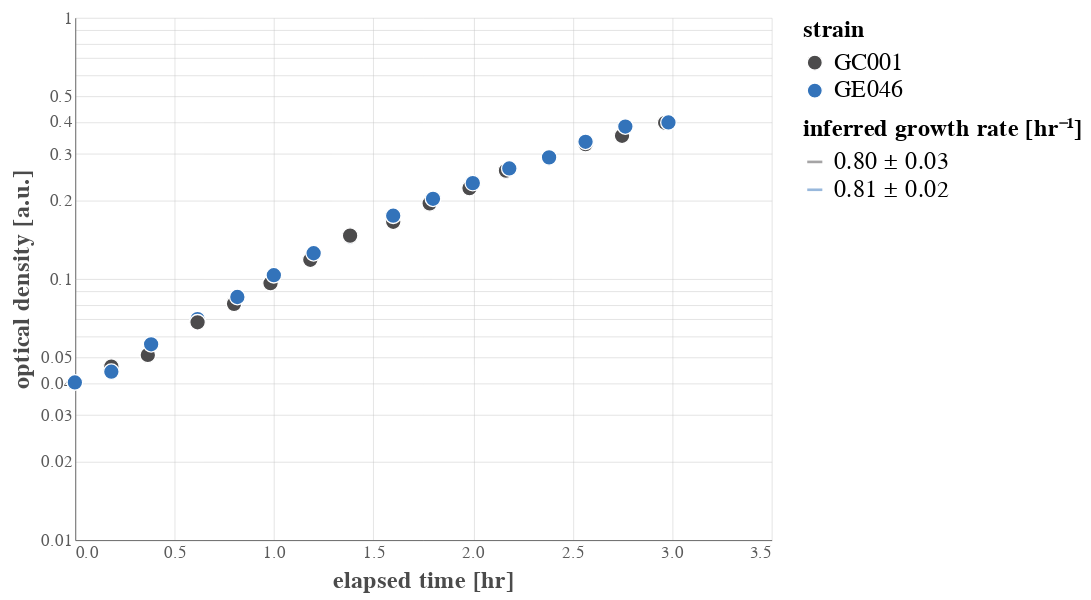

Here is the notebook cell this chart was saved with:
### Code cell
# Load and clean the data
jan20_r2 = pd.read_csv('../../data/2021-01-20_r2_GE046_GC001_growth.csv')

#Drop the first time point because it is weird
jan20_r2 = jan20_r2[(jan20_r2['od_600nm'] >= 0.04)]
jan20_r2['elapsed_time_min'] -= jan20_r2['elapsed_time_min'].min()
jan20_r2['elapsed_time_hr'] = jan20_r2['elapsed_time_min'].values / 60

# Plot!
base = alt.Chart(jan20_r2).encode(
        x=alt.X(field='elapsed_time_hr', type='quantitative', title='elapsed time [hr]'),
        y=alt.Y(field='od_600nm', type='quantitative', title='optical density [a.u.]',
                scale=alt.Scale(type='log')),
        color=alt.Color(field='strain', type='nominal', title='strain'))
#         shape=alt.Shape(field='strain', type='nominal', title='strain'))

jan20_point = base.mark_point(size=80)
    
    
# Compute the fits and plot on top.
time = np.linspace(0, 3.5, 300)
fit_stats = pd.DataFrame([])
fit_dfs = []
for g, d in jan20_r2.groupby(['strain']):
    slope, inter, _, _, se = scipy.stats.linregress(d['elapsed_time_hr'].values, 
                                                    np.log(d['od_600nm'].values))
    fit_stats = fit_stats.append({'strain':g, 'intercept': inter, 'slope':slope, 'sem':se},
                            ignore_index=True)
              
    # Compute the fit over elapsed time
    fit = inter + slope * time
    _df = pd.DataFrame(np.array([time, np.exp(fit)]).T, columns=['elapsed_time_hr', 'od_600'])
    _df['strain'] = g
    _df['growth_rate'] = f'{slope:0.2f} ± {se:0.2f}'
    fit_dfs.append(_df)
    print(f"Strain {g}: λ = {slope:0.2f} ± {se:0.2f} hr^-1")
fit_df = pd.concat(fit_dfs)


fit_base = alt.Chart(fit_df).encode(
            x=alt.X(field='elapsed_time_hr', type='quantitative', title='elapsed time [hr]'),
            y=alt.Y(field='od_600', type='quantitative', title='optical density [a.u.]',
                    scale=alt.Scale(type='log')),
            color=alt.Color(field='growth_rat', type='nominal',
                            scale=alt.Scale(domain=fit_df['growth_rate'].unique(),
                                            range=palette[:3]),
                            title='inferred growth rate [hr\u207B\u00b9]'))

fit_plot = fit_base.mark_line(size=2, opacity=0.5)
layer = alt.layer(jan20_point, fit_plot).resolve_scale(color='independent')
layer
# layer.save('/Users/gchure/Desktop/2020-01-20_strain_growth.png')

### Figure 1 — Vega-Lite specification as saved in the notebook (floating-point values rounded to 4 significant figures; data arrays with more than 128 entries replaced by an {"elided": "..."} marker saying what was removed)
{"config": {"background": "white", "group": {"fill": "white"}, "view": {"strokeWidth": 0, "height": 300, "width": 400, "fill": "#ffffff"}, "point": {"size": 40, "filled": true, "opacity": 1, "strokeWidth": 0.75, "stroke": "#FFFFFF"}, "square": {"size": 40, "filled": true, "opacity": 1, "strokeWidth": 0.75, "stroke": "#FFFFFF"}, "circle": {"size": 40, "filled": true, "opacity": 1, "strokeWidth": 0.75, "stroke": "#FFFFFF"}, "line": {"size": 1}, "axis": {"domainColor": "#5b5b5b", "domainWidth": 0.5, "labelColor": "#5b5b5b", "labelFontSize": 10, "labelFont": "Nunito", "titleFont": "Nunito", "titleFontWeight": 700, "titleFontSize": 14, "titleColor": "#4b4b4b", "X": {"titleAnchor": "end"}, "Y": {"titleAnchor": "start"}, "grid": true, "gridColor": "#c1c1c1", "gridWidth": 0.25, "ticks": false}, "range": {"category": ["#4c4b4c", "#3373ba", "#5cb75b", "#d8534f", "#8066ad", "#f0ad4d"]}, "legend": {"labelFontSize": 14, "labelFont": "Nunito", "titleFont": "Nunito", "titleFontSize": 14, "titleFontWeight": 700, "titleFontColor": "#44b4b4b", "symbolSize": 75}, "title": {"font": "Nunito", "fontWeight": 700, "fontSize": 14, "fontColor": "#4b4b4b", "anchor": "start"}}, "layer": [{"data": {"name": "data-c78c751be0d23344d4882f2bedef53e8"}, "mark": {"type": "point", "size": 80}, "encoding": {"color": {"type": "nominal", "field": "strain", "title": "strain"}, "x": {"type": "quantitative", "field": "elapsed_time_hr", "title": "elapsed time [hr]"}, "y": {"type": "quantitative", "field": "od_600nm", "scale": {"type": "log"}, "title": "optical density [a.u.]"}}}, {"data": {"name": "data-43dffd28c32186da9efac0b0689d87c3"}, "mark": {"type": "line", "opacity": 0.5, "size": 2}, "encoding": {"color": {"type": "nominal", "field": "growth_rat", "scale": {"domain": ["0.80 ± 0.03", "0.81 ± 0.02"], "range": ["#4c4b4c", "#3373ba", "#5cb75b"]}, "title": "inferred growth rate [hr⁻¹]"}, "x": {"type": "quantitative", "field": "elapsed_time_hr", "title": "elapsed time [hr]"}, "y": {"type": "quantitative", "field": "od_600", "scale": {"type": "log"}, "title": "optical density [a.u.]"}}}], "resolve": {"scale": {"color": "independent"}}, "$schema": "https://vega.github.io/schema/vega-lite/v4.8.1.json", "datasets": {"data-c78c751be0d23344d4882f2bedef53e8": [{"clock_time": "15:34", "elapsed_time_min": 0, "strain": "GE046", "od_600nm": 0.04, "carbon_source": "glucose", "date": "2021-01-20", "tube_size": "20 mL", "elapsed_time_hr": 0.0}, {"clock_time": "15:45", "elapsed_time_min": 11, "strain": "GC001", "od_600nm": 0.046, "carbon_source": "glucose", "date": "2021-01-20", "tube_size": "20 mL", "elapsed_time_hr": 0.1833}, {"clock_time": "15:45", "elapsed_time_min": 11, "strain": "GE046", "od_600nm": 0.044, "carbon_source": "glucose", "date": "2021-01-20", "tube_size": "20 mL", "elapsed_time_hr": 0.1833}, {"clock_time": "15:56", "elapsed_time_min": 22, "strain": "GC001", "od_600nm": 0.051, "carbon_source": "glucose", "date": "2021-01-20", "tube_size": "20 mL", "elapsed_time_hr": 0.3667}, {"clock_time": "15:57", "elapsed_time_min": 23, "strain": "GE046", "od_600nm": 0.056, "carbon_source": "glucose", "date": "2021-01-20", "tube_size": "20 mL", "elapsed_time_hr": 0.3833}, {"clock_time": "16:11", "elapsed_time_min": 37, "strain": "GE046", "od_600nm": 0.07, "carbon_source": "glucose", "date": "2021-01-20", "tube_size": "20 mL", "elapsed_time_hr": 0.6167}, {"clock_time": "16:11", "elapsed_time_min": 37, "strain": "GC001", "od_600nm": 0.068, "carbon_source": "glucose", "date": "2021-01-20", "tube_size": "20 mL", "elapsed_time_hr": 0.6167}, {"clock_time": "16:22", "elapsed_time_min": 48, "strain": "GC001", "od_600nm": 0.08, "carbon_source": "glucose", "date": "2021-01-20", "tube_size": "20 mL", "elapsed_time_hr": 0.8}, {"clock_time": "16:23", "elapsed_time_min": 49, "strain": "GE046", "od_600nm": 0.085, "carbon_source": "glucose", "date": "2021-01-20", "tube_size": "20 mL", "elapsed_time_hr": 0.8167}, {"clock_time": "16:33", "elapsed_time_min": 59, "strain": "GC001", "od_600nm": 0.096, "carbon_source": "glucose", "date": "2021-01-20", "tube_size": "20 mL", "elapsed_time_hr": 0.9833}, {"clock_time": "16:34", "elapsed_time_min": 60, "strain": "GE046", "od_600nm": 0.103, "carbon_source": "glucose", "date": "2021-01-20", "tube_size": "20 mL", "elapsed_time_hr": 1.0}, {"clock_time": "16:45", "elapsed_time_min": 71, "strain": "GC001", "od_600nm": 0.118, "carbon_source": "glucose", "date": "2021-01-20", "tube_size": "20 mL", "elapsed_time_hr": 1.183}, {"clock_time": "16:46", "elapsed_time_min": 72, "strain": "GE046", "od_600nm": 0.125, "carbon_source": "glucose", "date": "2021-01-20", "tube_size": "20 mL", "elapsed_time_hr": 1.2}, {"clock_time": "16:57", "elapsed_time_min": 83, "strain": "GE046", "od_600nm": 0.145, "carbon_source": "glucose", "date": "2021-01-20", "tube_size": "20 mL", "elapsed_time_hr": 1.383}, {"clock_time": "16:57", "elapsed_time_min": 83, "strain": "GC001", "od_600nm": 0.146, "carbon_source": "glucose", "date": "2021-01-20", "tube_size": "20 mL", "elapsed_time_hr": 1.383}, {"clock_time": "17:09", "elapsed_time_min": 96, "strain": "GC001", "od_600nm": 0.165, "carbon_source": "glucose", "date": "2021-01-20", "tube_size": "20 mL", "elapsed_time_hr": 1.6}, {"clock_time": "17:09", "elapsed_time_min": 96, "strain": "GE046", "od_600nm": 0.174, "carbon_source": "glucose", "date": "2021-01-20", "tube_size": "20 mL", "elapsed_time_hr": 1.6}, {"clock_time": "17:20", "elapsed_time_min": 107, "strain": "GC001", "od_600nm": 0.194, "carbon_source": "glucose", "date": "2021-01-20", "tube_size": "20 mL", "elapsed_time_hr": 1.783}, {"clock_time": "17:21", "elapsed_time_min": 108, "strain": "GE046", "od_600nm": 0.202, "carbon_source": "glucose", "date": "2021-01-20", "tube_size": "20 mL", "elapsed_time_hr": 1.8}, {"clock_time": "17:32", "elapsed_time_min": 119, "strain": "GC001", "od_600nm": 0.222, "carbon_source": "glucose", "date": "2021-01-20", "tube_size": "20 mL", "elapsed_time_hr": 1.983}, {"clock_time": "17:33", "elapsed_time_min": 120, "strain": "GE046", "od_600nm": 0.232, "carbon_source": "glucose", "date": "2021-01-20", "tube_size": "20 mL", "elapsed_time_hr": 2.0}, {"clock_time": "17:43", "elapsed_time_min": 130, "strain": "GC001", "od_600nm": 0.259, "carbon_source": "glucose", "date": "2021-01-20", "tube_size": "20 mL", "elapsed_time_hr": 2.167}, {"clock_time": "17:44", "elapsed_time_min": 131, "strain": "GE046", "od_600nm": 0.264, "carbon_source": "glucose", "date": "2021-01-20", "tube_size": "20 mL", "elapsed_time_hr": 2.183}, {"clock_time": "17:56", "elapsed_time_min": 143, "strain": "GC001", "od_600nm": 0.291, "carbon_source": "glucose", "date": "2021-01-20", "tube_size": "20 mL", "elapsed_time_hr": 2.383}, {"clock_time": "17:56", "elapsed_time_min": 143, "strain": "GE046", "od_600nm": 0.291, "carbon_source": "glucose", "date": "2021-01-20", "tube_size": "20 mL", "elapsed_time_hr": 2.383}, {"clock_time": "18:07", "elapsed_time_min": 154, "strain": "GC001", "od_600nm": 0.327, "carbon_source": "glucose", "date": "2021-01-20", "tube_size": "20 mL", "elapsed_time_hr": 2.567}, {"clock_time": "18:07", "elapsed_time_min": 154, "strain": "GE046", "od_600nm": 0.334, "carbon_source": "glucose", "date": "2021-01-20", "tube_size": "20 mL", "elapsed_time_hr": 2.567}, {"clock_time": "18:18", "elapsed_time_min": 165, "strain": "GC001", "od_600nm": 0.352, "carbon_source": "glucose", "date": "2021-01-20", "tube_size": "20 mL", "elapsed_time_hr": 2.75}, {"clock_time": "18:19", "elapsed_time_min": 166, "strain": "GE046", "od_600nm": 0.382, "carbon_source": "glucose", "date": "2021-01-20", "tube_size": "20 mL", "elapsed_time_hr": 2.767}, {"clock_time": "18:31", "elapsed_time_min": 178, "strain": "GC001", "od_600nm": 0.395, "carbon_source": "glucose", "date": "2021-01-20", "tube_size": "20 mL", "elapsed_time_hr": 2.967}, {"clock_time": "18:32", "elapsed_time_min": 179, "strain": "GE046", "od_600nm": 0.396, "carbon_source": "glucose", "date": "2021-01-20", "tube_size": "20 mL", "elapsed_time_hr": 2.983}], "data-43dffd28c32186da9efac0b0689d87c3": {"elided": "600 records"}}}
